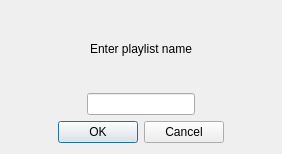
<?xml version="1.0" encoding="UTF-8"?>
<ui version="4.0">
 <class>playlistName</class>
 <widget class="QDialog" name="playlistName">
  <property name="geometry">
   <rect>
    <x>0</x>
    <y>0</y>
    <width>282</width>
    <height>154</height>
   </rect>
  </property>
  <property name="windowTitle">
   <string>Dialog</string>
  </property>
  <layout class="QVBoxLayout" name="verticalLayout_2">
   <item>
    <layout class="QVBoxLayout" name="verticalLayout">
     <item>
      <layout class="QHBoxLayout" name="horizontalLayout_2">
       <item>
        <spacer name="horizontalSpacer_5">
         <property name="orientation">
          <enum>Qt::Horizontal</enum>
         </property>
         <property name="sizeHint" stdset="0">
          <size>
           <width>40</width>
           <height>20</height>
          </size>
         </property>
        </spacer>
       </item>
       <item>
        <widget class="QLabel" name="label">
         <property name="text">
          <string>Enter playlist name</string>
         </property>
        </widget>
       </item>
       <item>
        <spacer name="horizontalSpacer_3">
         <property name="orientation">
          <enum>Qt::Horizontal</enum>
         </property>
         <property name="sizeHint" stdset="0">
          <size>
           <width>40</width>
           <height>20</height>
          </size>
         </property>
        </spacer>
       </item>
      </layout>
     </item>
     <item>
      <layout class="QHBoxLayout" name="horizontalLayout_3">
       <item>
        <spacer name="horizontalSpacer_6">
         <property name="orientation">
          <enum>Qt::Horizontal</enum>
         </property>
         <property name="sizeHint" stdset="0">
          <size>
           <width>40</width>
           <height>20</height>
          </size>
         </property>
        </spacer>
       </item>
       <item>
        <widget class="QLineEdit" name="lineEdit"/>
       </item>
       <item>
        <spacer name="horizontalSpacer_4">
         <property name="orientation">
          <enum>Qt::Horizontal</enum>
         </property>
         <property name="sizeHint" stdset="0">
          <size>
           <width>40</width>
           <height>20</height>
          </size>
         </property>
        </spacer>
       </item>
      </layout>
     </item>
    </layout>
   </item>
   <item>
    <layout class="QHBoxLayout" name="horizontalLayout">
     <item>
      <spacer name="horizontalSpacer_2">
       <property name="orientation">
        <enum>Qt::Horizontal</enum>
       </property>
       <property name="sizeHint" stdset="0">
        <size>
         <width>40</width>
         <height>20</height>
        </size>
       </property>
      </spacer>
     </item>
     <item>
      <widget class="QDialogButtonBox" name="buttonBox">
       <property name="orientation">
        <enum>Qt::Horizontal</enum>
       </property>
       <property name="standardButtons">
        <set>QDialogButtonBox::Cancel|QDialogButtonBox::Ok</set>
       </property>
      </widget>
     </item>
     <item>
      <spacer name="horizontalSpacer">
       <property name="orientation">
        <enum>Qt::Horizontal</enum>
       </property>
       <property name="sizeHint" stdset="0">
        <size>
         <width>40</width>
         <height>20</height>
        </size>
       </property>
      </spacer>
     </item>
    </layout>
   </item>
  </layout>
 </widget>
 <resources/>
 <connections>
  <connection>
   <sender>buttonBox</sender>
   <signal>accepted()</signal>
   <receiver>playlistName</receiver>
   <slot>accept()</slot>
   <hints>
    <hint type="sourcelabel">
     <x>248</x>
     <y>254</y>
    </hint>
    <hint type="destinationlabel">
     <x>157</x>
     <y>274</y>
    </hint>
   </hints>
  </connection>
  <connection>
   <sender>buttonBox</sender>
   <signal>rejected()</signal>
   <receiver>playlistName</receiver>
   <slot>reject()</slot>
   <hints>
    <hint type="sourcelabel">
     <x>316</x>
     <y>260</y>
    </hint>
    <hint type="destinationlabel">
     <x>286</x>
     <y>274</y>
    </hint>
   </hints>
  </connection>
 </connections>
</ui>
